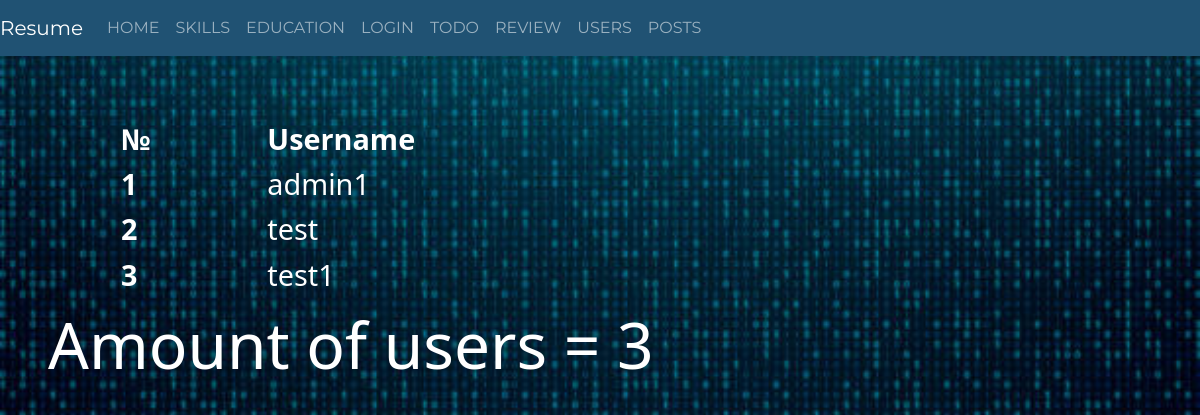
The app's page /allusers, older data.
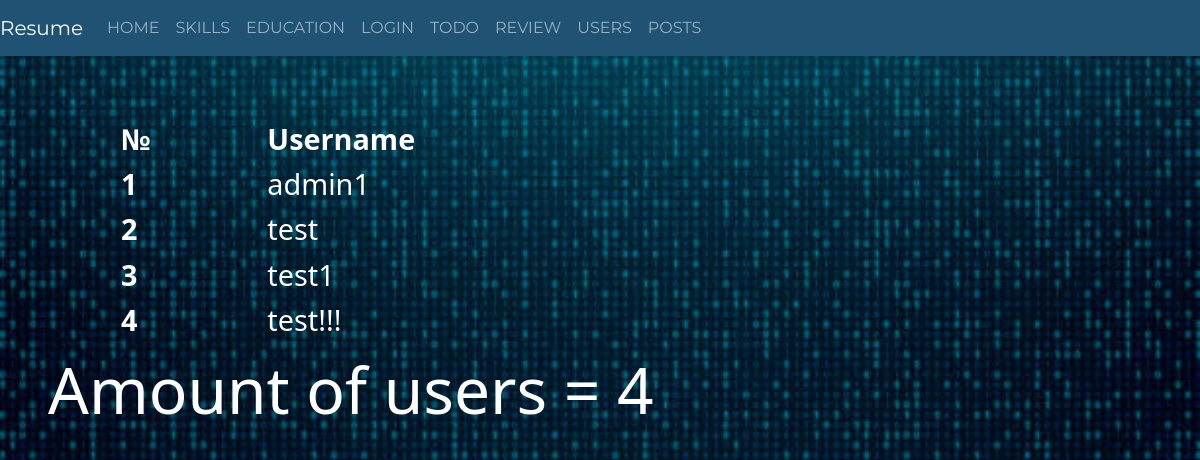
The same page, newer data.
### app/auth/models.py (models this page shows, shortened)
class User(db.Model):
    id = db.Column(db.Integer, primary_key=True)
    username = db.Column(db.String(20), unique=True, nullable=False)
    email = db.Column(db.String(120),  unique=True, nullable=False)
    image_file =  db.Column(db.String(120),  nullable=False, default="default.jpg")
    password = db.Column(db.String(60), nullable=False)
    about = db.Column(db.String(600),default="-")
    last_seen = db.Column(db.DateTime, default=datetime.now())
    posts = db.relationship('Posts', backref='user')

### app/auth/view.py (the view)
@auth.route('/allusers',methods=["GET"])
def all_users():
    list = User.query.all()
    return render_template("allusers.html",list=list)

### app/auth/templates/allusers.html (shortened to what this page needs)
{% extends 'base.html' %}
{% from "_render_field.html" import render_field %}
{% block body %}
<body>
  {% if list is defined and list|length > 0 %}
   <table class="todo">
        <thead>
            <th>№</th>
            <th>Username</th>
        </thead>
        <tbody>
            {% for i in list %}
            <tr>
                <th>{{i.id}}</th>
                <td>{{i.username}}</td>
            </tr>
            {% endfor %}
        </tbody>
    </table>
    <p1 class="info">Amount of users = {{list|length}}</p1>
    {% else %}
    <p1 class="info">No users registered</p1>
    {% endif %}
</body>
{% endblock %}

Row changes from the older to the newer data that the page shows:
added User: id "4", username "test!!!"
Text that changed along with them:
{{ list|length }}: "3" → "4"
